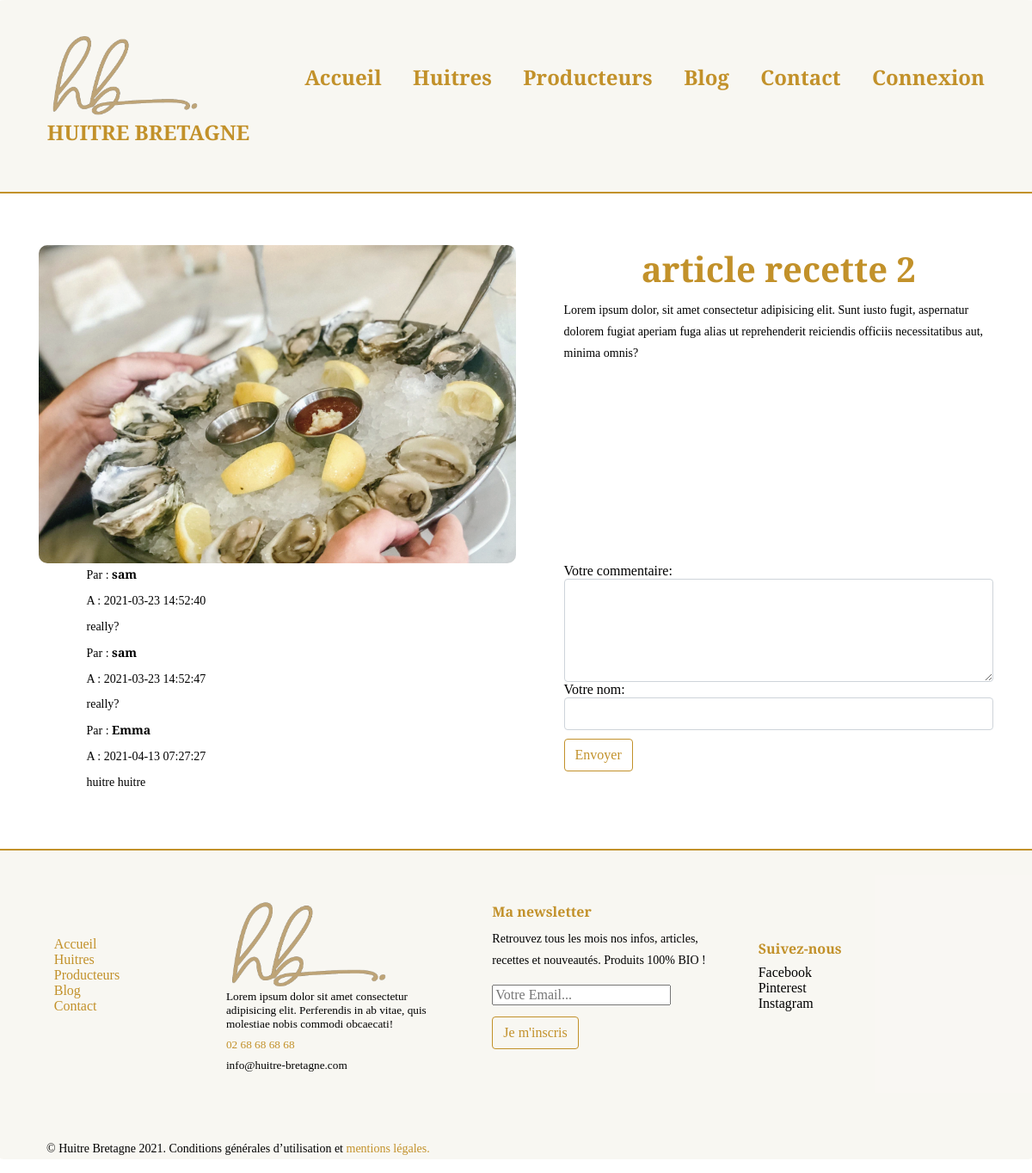
/index.php?action=article&id=7, run on the app's committed database.
### tables this page shows
CREATE TABLE IF NOT EXISTS `articles` (
  `id` bigint(20) unsigned NOT NULL AUTO_INCREMENT,
  `title` longtext,
  `content` longtext,
  `alt` longtext,
  `img` longtext,
  `category` longtext,
  PRIMARY KEY (`id`)
);

CREATE TABLE IF NOT EXISTS `commentaires` (
  `id` bigint(20) unsigned NOT NULL AUTO_INCREMENT,
  `name` longtext,
  `time` timestamp NOT NULL DEFAULT CURRENT_TIMESTAMP,
  `content` longtext,
  `article_id` bigint(20) unsigned NOT NULL,
  PRIMARY KEY (`id`),
  KEY `FK_commentaires_articles` (`article_id`),
  CONSTRAINT `FK_commentaires_articles` FOREIGN KEY (`article_id`) REFERENCES `articles` (`id`)
);

### app/Controllers/Front/FrontController.php (called while the page is built, shortened)
<?php
class FrontController{
    function article($id){
        $articles = new \Project\Models\ArticleManager();
        $article = $articles->getArticle($id);
        $comments = new CommentManager();
        $articleComments = $comments->getArticleComments($id);
        require 'app/views/front/article.php';
    }
    }

### app/Models/ArticleManager.php (called while the page is built, shortened)
<?php
class ArticleManager extends Manager{
    public function getArticle($id){
    $bdd = $this->bdConnect();
    $req = $bdd->prepare('SELECT * FROM articles WHERE id=?');
    $req->execute(array($id));
    return $req->fetch();
    }
}

### app/Models/CommentManager.php (called while the page is built, shortened)
<?php
class CommentManager extends Manager{
    public function getArticleComments($id){
        $bdd = $this->bdConnect();
        $req = $bdd->prepare('SELECT name, time, content
        FROM commentaires
        WHERE article_id=?'
        );
        $req->execute(array($id));
        return $req;
    }
}

### app/views/front/article.php (the view, shortened to what this page needs)
<section class="blog-article text-center">
    <div class="article-page">
        <div class="article-img flex-1-item-perline-s flex-2-item-perline-m">
            <img class="img-fluid img-br-10px" src="<?= htmlspecialchars($article['img']) ?>"
                alt="<?= htmlspecialchars($article['alt']) ?>">
        </div>
        <div class="article-body flex-1-item-perline-s flex-2-item-perline-m">
            <h1 class="text-center"><?= htmlspecialchars($article['title']) ?></h1>
            <p class="article-text"><?= htmlspecialchars($article['content']) ?></p>
        </div>
    </div>
        <div class="article-page">
             <div class="blog-comments article-body flex-1-item-perline-s flex-2-item-perline-m">
                <?php foreach($articleComments as $articleComment){?>
                <p>Par : <strong><?=htmlspecialchars($articleComment['name']) ?></strong> </p>
                <p>A : <?=htmlspecialchars($articleComment['time']) ?></p>
                <p class="article-text"><?=htmlspecialchars($articleComment['content']) ?></p>
                <?php } ?>
            </div>
            <form id="comment" class="form-comments article-body flex-1-item-perline-s flex-2-item-perline-m" action="index.php?action=commentaire&id=<?= htmlspecialchars($article['id']) ?>" method="post">
                    <label for="comment">Votre commentaire:</label>
                    <textarea class="form-item" rows="5" id="comment" name="comment"></textarea>
                    <label for="usr">Votre nom:</label>
                    <input type="text" class="form-item" id="cmt-name" name="name">
                    <button type="submit" class="btn" onclick="return validateComments()">Envoyer</button>
            </form>
        </div>
    <?php $content = ob_get_clean(); ?>
    <?php require 'templates/template.php'; ?>

### index.php (shortened to what this page needs)
<?php
try{
    $frontController = new FrontController();
    if(isset($_GET['action']))
    {
        if($_GET['action']=='blog'){
            $frontController->blog();
        }elseif($_GET['action']=='huitres'){
            $frontController->huitres();
        }elseif($_GET['action']=='producers'){
            $frontController->producers();
        }elseif($_GET['action']=='contact'){
            $frontController->contact();
        }
        elseif($_GET['action']=='contact'){
            $frontController->contact();
        }
        elseif($_GET['action']=='connect'){
            $frontController->connect();
        }
        elseif($_GET['action'] == 'creatUser'){
            $pseudo = $_POST['Pseudo'];
            $mail = $_POST['mail'];
            $mdp = $_POST['pass'];
            $pass = password_hash($mdp, PASSWORD_DEFAULT);
            $frontController ->creatUser($pseudo,$mail,$pass);
        }elseif($_GET['action'] == 'disConnect'){
            $frontController ->disConnect();
        }
        elseif($_GET['action']=='userInfos'){
            $frontController->userInfos();
        }
        elseif($_GET['action'] == 'getMessage'){
            $name = $_POST['name'];
            $mail = $_POST['mail'];
            $sujet = $_POST['sujet'];
            $message = $_POST['content'];
            $frontController->getMessage($name,$mail,$sujet,$message);
        }
        elseif($_GET['action']=='article'){
            $id = $_GET['id'];
            $frontController->article($id);
        }elseif($_GET['action'] == 'commentaire'){
            $id = $_GET['id'];
            $name = $_POST['name'];
            $comment = $_POST['comment'];
            $frontController->getComment($name,$comment,$id);
        }elseif($_GET['action']=='huitre'){
            $id = $_GET['id'];
            $frontController->huitre($id);
        }elseif($_GET['action']=='producer'){
            $id = $_GET['id'];
            $frontController->producer($id);
        }elseif($_GET['action']=='mention'){
            $frontController->mention();
        }
    }else{
        $frontController->accueil();
    }
} catch(Exception $e){
    die('Erreur: ' .$e->getMessage());
}

### app/views/front/templates/template.php (shortened to what this page needs)
<!DOCTYPE html>
<html lang="fr">
<head>
    <link rel="stylesheet" href="app\public\front\css\style.css">
    <link rel="stylesheet" href="https://pro.fontawesome.com/releases/v5.10.0/css/all.css"
 />
</head>
<body>
    <header>
        <div class="navbar-background">
            <nav class="navbar container flex-wrapper">
                <div><a href="/" class="nav-logo"><img class="logo img-br-10px" src="app\public\front\images\huitre-bretagne.png"
                            alt="huitre bretagne"><span class="text-logo">HUITRE BRETAGNE</span> </a> </div>
                <div class="navbar-collapse" id="navbarCollapse">
                    <ul class="navbar-ul">
                        <li class="nav-li flex-6-item-perline"><a class="nav-a" href="/">Accueil</a></li>
                        <li class="nav-li flex-6-item-perline"><a class="nav-a"
                                href="index.php?action=huitres">Huitres</a></li>
                        <li class="nav-li flex-6-item-perline"><a class="nav-a"
                                href="index.php?action=producers">Producteurs</a></li>
                        <li class="nav-li flex-6-item-perline"><a class="nav-a" href="index.php?action=blog">Blog</a>
                        </li>
                        <li class="nav-li flex-6-item-perline"><a class="nav-a"
                                href="index.php?action=contact">Contact</a></li>
                        <?php if(isset($_SESSION['pseudo'])): ?>
                        <li class="nav-li flex-6-item-perline">
                            <a class="nav-a" href="index.php?action=userInfos"><?= $_SESSION['pseudo'] ?></a>
                            <a class="nav-a" href="index.php?action=disConnect">(Deconnexion)</a>
                        </li>
                        <?php else: ?>
                        <li class="nav-li flex-6-item-perline">
                            <a class="nav-a" href="index.php?action=connect">Connexion</a>
                        </li>
                        <?php endif; ?>
                    </ul>
                </div>
            </nav>
            <div class="nav-bottom-line"></div>
        </div>
    </header>
    <main>
        <div class="container">
            <?= $content ?>
        </div>
    </main>
    <footer>
        <div class="foot-backgroud">
            <div class="food-top-line"></div>
        <div class="nav-footer flex-wrapper container">
            <div class="flex-3-item-perline-s flex-4-item-perline-l">
                <ul>
                    <li><a href="/">Accueil</a></li>
                    <li><a href="index.php?action=huitres">Huitres</a></li>
                    <li><a href="index.php?action=producers">Producteurs</a></li>
                    <li><a href="index.php?action=blog">Blog</a></li>
                    <li><a href="index.php?action=contact">Contact</a></li>
                </ul>
            </div>
            <div class="flex-3-item-perline-s flex-4-item-perline-l foot-presentation">
            <img class="hidden l-show img-fluid" src="app/public/front/images/huitre-bretagne.png" alt="huitre-bretagne">
            <h5 class="hidden l-show">Lorem ipsum dolor sit amet consectetur adipisicing elit.
                Perferendis in ab vitae,
                quis molestiae nobis commodi obcaecati!</h5>
            <h5><a href="tel:+33268686868">02 68 68 68 68</a></h5>
            <h5>info@huitre-bretagne.com</h5>
        </div>
        <div class="hidden l-show flex-4-item-perline-l">
            <h4>Ma newsletter</h4>
            <p>Retrouvez tous les mois nos infos, articles, recettes et nouveautés. Produits 100% BIO !</p>
            <form action="" method="POST">
                <input type="email" name="email" placeholder="Votre Email..."><br>
                <input class="btn gold-btn" type="submit" value="Je m'inscris">
            </form>
        </div>
            <div class="flex-3-item-perline-s flex-4-item-perline-l">
                <h4>Suivez-nous</h4>
                <ul>
                    <li><a href="/"></a>Facebook</li>
                    <li><a href="/"></a>Pinterest</li>
                    <li><a href="/"></a>Instagram</li>
                </ul>
            </div>
        </div>
        <div>
            <div class="footer_top container">
            <p class="foot-mention" >&copy; Huitre Bretagne 2021. Conditions générales d’utilisation et <a href="index.php?action=mention">mentions légales.</a></p>
            </div>
        </div>
        </div>
    </footer>
</body>
</html>

### data on the page
articles: title "article recette 2", content "Lorem ipsum dolor, sit amet consectetur adipisicing elit. Sunt iusto fugit, aspernatur dolorem fugiat aperiam fuga alias ut reprehenderit reiciendis officiis necessitatibus aut, minima omnis?"
commentaires: name "sam", time "2021-03-23 14:52:40", content "really?"
commentaires: name "sam", time "2021-03-23 14:52:47", content "really?"
commentaires: name "Emma", time "2021-04-13 07:27:27", content "huitre huitre"
